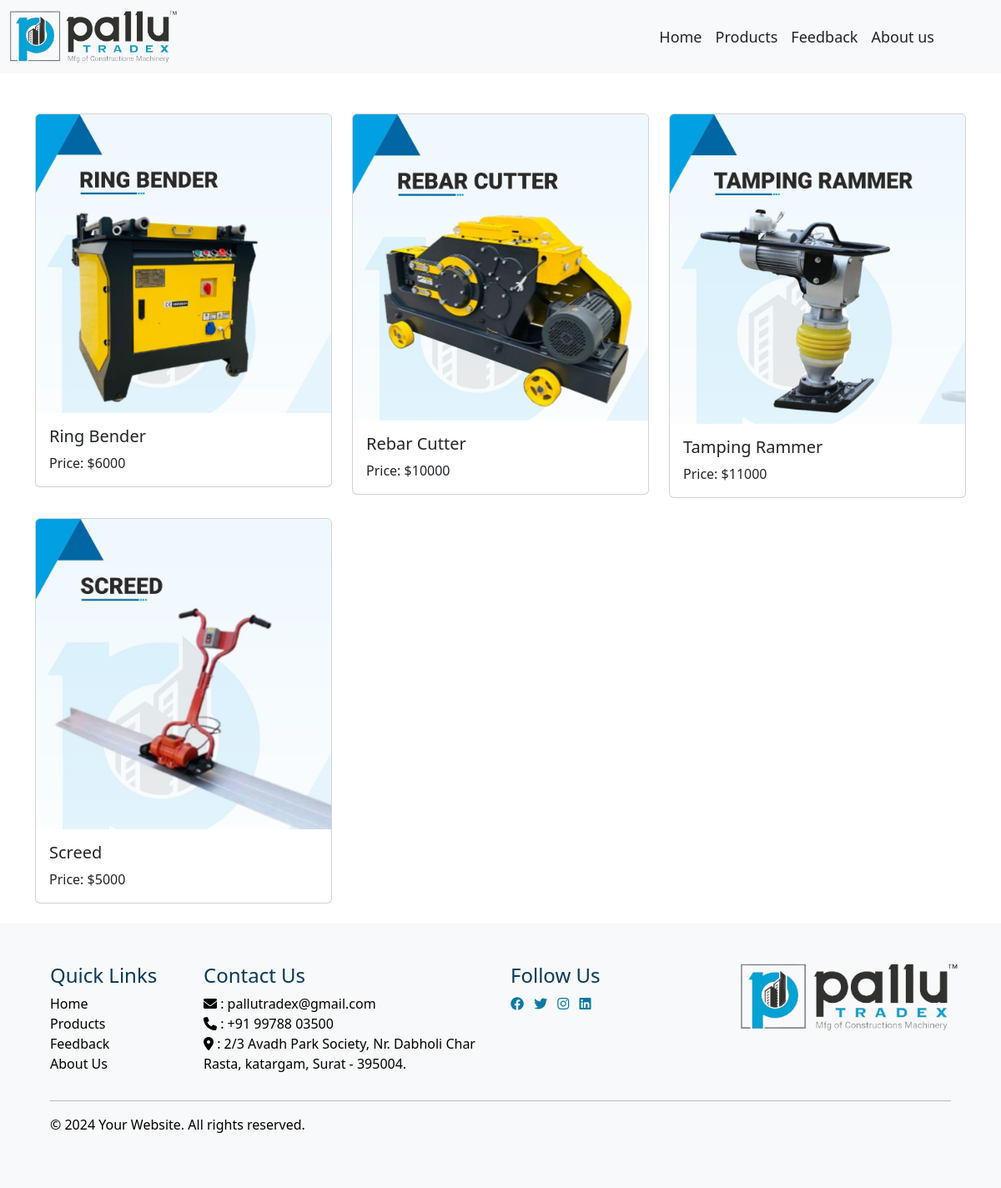
The page /product.php on the database its author committed.
### tables this page shows
CREATE TABLE `product` (
  `id` int(11) NOT NULL,
  `name` varchar(500) NOT NULL,
  `price` bigint(255) NOT NULL,
  `image` varchar(5000) NOT NULL,
  `img_desc` varchar(5000) NOT NULL
);

### product.php (the view, shortened to what this page needs)
<?php
require_once "db_config.php";
$sql = "SELECT * FROM product";
$result = $mysqli->query($sql);
?>
<!DOCTYPE html>
<html lang="en">
<head>
  <link href="https://maxcdn.bootstrapcdn.com/bootstrap/4.5.2/css/bootstrap.min.css" rel="stylesheet">
</head>
<body>
<?php include('header.php') ?>
<?php if ($result->num_rows > 0) { ?>
    <div class='container mt-5'>
        <div class="row">
            <?php while ($row = $result->fetch_assoc()) { ?>
                <div class="col-md-4">
                    <div class="card mb-4">
                        <a href="image_desc.php?img_desc=<?php echo urlencode($row["img_desc"]); ?>">
                            <img src='uploads/<?php echo $row["image"]; ?>' class='card-img-top' alt='Product Image'>
                        </a>
                        <div class="card-body">
                            <h5 class="card-title"><?php echo $row["name"]; ?></h5>
                            <p class="card-text">Price: $<?php echo $row["price"]; ?></p>
                        </div>
                    </div>
                </div>
            <?php } ?>
        </div>
    </div>
<?php } else {
    echo "<div class='container'>No products found.</div>";
}
?>
<?php include('footer.php') ?>
</body>
</html>

### header.php (shortened to what this page needs)
<!DOCTYPE html>
<html lang="en">
<head>
  <link href="https://maxcdn.bootstrapcdn.com/bootstrap/4.5.2/css/bootstrap.min.css" rel="stylesheet">
</head>
<body>
<nav class="navbar navbar-expand-lg navbar-light bg-light">
  <div class="container ms-0">
    <a class="navbar-brand" href="index.php"><img src="img/logo1.png" alt="Logo" style="width: 200px;height: auto;left:0px;"></a>
    <div class="collapse navbar-collapse me-0" id="navbarSupportedContent">
        <ul class="navbar-nav ml-auto">
            <li class="nav-item">
                <a class="nav-link text-dark" href="index.php" style="font-size: 18px;">Home</a>
            </li>
            <li class="nav-item">
                <a class="nav-link text-dark" href="product.php" style="font-size: 18px;">Products</a>
            </li>
            <li class="nav-item">
                <a class="nav-link text-dark" href="feedback.php" style="font-size: 18px;">Feedback</a>
            </li>
            <li class="nav-item">
                <a class="nav-link text-dark" href="about.php" style="font-size: 18px;">About us</a>
            </li>
        </ul>
    </div>
  </div>
</nav>
</body>
</html>

### footer.php (shortened to what this page needs)
<!DOCTYPE html>
<html lang="en">
<head>
    <link href=
"https://cdn.jsdelivr.net/npm/bootstrap@5.3.0-alpha1/dist/css/bootstrap.min.css"
          rel="stylesheet">
    <link href=
"https://cdnjs.cloudflare.com/ajax/libs/font-awesome/6.0.0-beta3/css/all.min.css"
          rel="stylesheet">
</head>
<body>
    <footer class="footer p-5 mb-0 bg-light">
        <div class="container">
            <div class="row">
                <div class="col-md-2">
                    <h4 style="color: #073A57;">Quick Links</h5>
                    <ul class="list-unstyled">
                        <li><a href="index.php">Home</a></li>
                        <li><a href="product.php">Products</a></li>
                        <li><a href="feedback.php">Feedback</a></li>
                        <li><a href="about.php">About Us</a></li>
                    </ul>
                </div>
                <div class="col-md-4 ml-0">
                    <h4 style="color: #073A57;">Contact Us</h5>
                    <ul class="list-unstyled">
                        <li><i class="fa-solid fa-envelope"></i> : pallutradex@gmail.com</li>
                        <li><i class="fa-solid fa-phone"></i> : +91 99788 03500</li>
                        <li><i class="fa-solid fa-location-dot"></i> : 2/3 Avadh Park Society, Nr. Dabholi Char Rasta, katargam, Surat - 395004.</li>
                    </ul>
                </div>
                <div class="col-md-3">
                    <h4 style="color: #073A57;" >Follow Us</h5>
                    <ul class="list-inline footer-links">
                        <li class="list-inline-item">
                          <a href="#">
                                <i class="fab fa-facebook"></i>
                          </a>
                          </li>
                        <li class="list-inline-item">
                          <a href="#">
                                <i class="fab fa-twitter"></i>
                          </a>
                        </li>
                        <li class="list-inline-item">
                          <a href="#">
                                <i class="fab fa-instagram"></i>
                          </a>
                        </li>
                        <li class="list-inline-item">
                          <a href="#">
                                <i class="fab fa-linkedin"></i>
                          </a>
                        </li>
                    </ul>
                </div>
                <div class="col-md-3">
                    <img src="img/logo1.png" alt="logo" style="width: 260px;margin-right: 50px;">
                </div>
            </div>
            <hr>
            <div class="row">
                    <p>© 2024 Your Website. All rights reserved.</p>
            </div>
        </div>
    </footer>
</body>
</html>

### product.php (style rules this page uses)
.navbar-nav .nav-item .nav-link { transition: color 0.3s ease; }

### header.php (style rules this page uses)
.navbar-nav .nav-item .nav-link { transition: color 0.3s ease; }

### footer.php (style rules this page uses)
body { color: black; }
.footer { background-color: #fff; }
.footer-content h5, .footer-content p, .footer-links a { color: #0B79A5; }
.footer hr { background-color: black; }
li a { text-decoration: none; color: black; }

### rows shown on the page
product: image (picture), name "Ring Bender", price "6000"
product: image (picture), name "Rebar Cutter", price "10000"
product: image (picture), name "Tamping Rammer", price "11000"
product: image (picture), name "Screed", price "5000"
